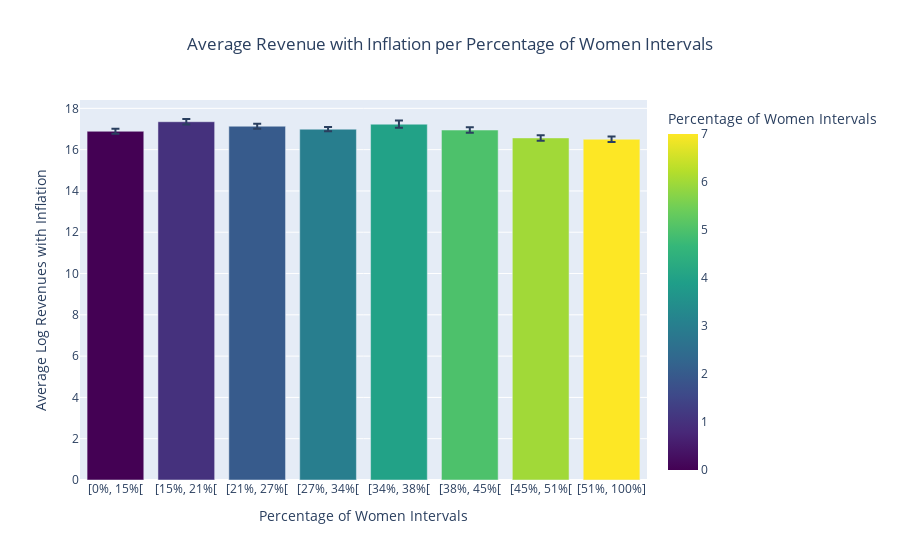

Source (notebook cell):
### Code cell
import plotly.express as px
import pandas as pd
from scipy.stats import t

grouped_data = gender_df.groupby('group')['log_revenues'].agg(mean='mean', std='std', n='count').reset_index()
display(grouped_data)
# Calculate the 95% confidence interval
critical_value = t.ppf(0.975, grouped_data['n'] - 1)  # Two-tailed t-test for 95% CI
grouped_data['ci_95'] = critical_value * (grouped_data['std'] / grouped_data['n'] ** 0.5)

# Create the interactive bar plot
fig = px.bar(
    grouped_data, 
    x='group', 
    y='mean',
    error_y='ci_95',
    labels={'mean': 'Average Log Revenues with Inflation', 'group': 'Percentage of Women Intervals'},
    title='Average Revenue with Inflation per Percentage of Women Intervals',
    color='group',  # Color the bars by group
    color_continuous_scale='Viridis'  # Use the Viridis color scale
)

# Set the y-axis range if needed
fig.update_yaxes(range=[15, None])

# Customize the x-axis labels based on the given intervals
custom_labels = ["[0%, 15%[", "[15%, 21%[", "[21%, 27%[", "[27%, 34%[", "[34%, 38%[", "[38%, 45%[", "[45%, 51%[", "[51%, 100%]"]
fig.update_xaxes(tickvals=grouped_data['group'], ticktext=custom_labels)

# Hide the color scale if it's not desired
fig.update_layout(showlegend=False,title_x=0.5)


# Save the figure as an HTML file
fig.write_html("assets/plots/women_revenue.html")

# The fig.show() command is used to display the plot in an interactive Python environment such as Jupyter Notebook
fig.show()

### Figure 1 — Plotly figure (JSON) as saved in the notebook; plotly's stock layout.template omitted (floating-point values rounded to 4 significant figures)
{"data": [{"alignmentgroup": "True", "error_y": {"array": [0.1249, 0.1321, 0.1235, 0.1036, 0.1776, 0.1359, 0.1343, 0.1318]}, "hovertemplate": "Percentage of Women Intervals=%{marker.color}<br>Average Log Revenues with Inflation=%{y}<extra></extra>", "legendgroup": "", "marker": {"color": [0, 1, 2, 3, 4, 5, 6, 7], "coloraxis": "coloraxis", "pattern": {"shape": ""}}, "name": "", "offsetgroup": "", "orientation": "v", "showlegend": false, "textposition": "auto", "type": "bar", "x": [0, 1, 2, 3, 4, 5, 6, 7], "xaxis": "x", "y": [16.89, 17.35, 17.14, 16.99, 17.23, 16.95, 16.57, 16.51], "yaxis": "y"}], "layout": {"barmode": "relative", "coloraxis": {"colorbar": {"title": {"text": "Percentage of Women Intervals"}}, "colorscale": [[0, "#440154"], [0.1111, "#482878"], [0.2222, "#3e4989"], [0.3333, "#31688e"], [0.4444, "#26828e"], [0.5556, "#1f9e89"], [0.6667, "#35b779"], [0.7778, "#6ece58"], [0.8889, "#b5de2b"], [1, "#fde725"]]}, "legend": {"tracegroupgap": 0}, "showlegend": false, "title": {"text": "Average Revenue with Inflation per Percentage of Women Intervals", "x": 0.5}, "xaxis": {"anchor": "y", "domain": [0, 1], "ticktext": ["[0%, 15%[", "[15%, 21%[", "[21%, 27%[", "[27%, 34%[", "[34%, 38%[", "[38%, 45%[", "[45%, 51%[", "[51%, 100%]"], "tickvals": [0, 1, 2, 3, 4, 5, 6, 7], "title": {"text": "Percentage of Women Intervals"}}, "yaxis": {"anchor": "x", "domain": [0, 1], "range": [15, null], "title": {"text": "Average Log Revenues with Inflation"}}}}
